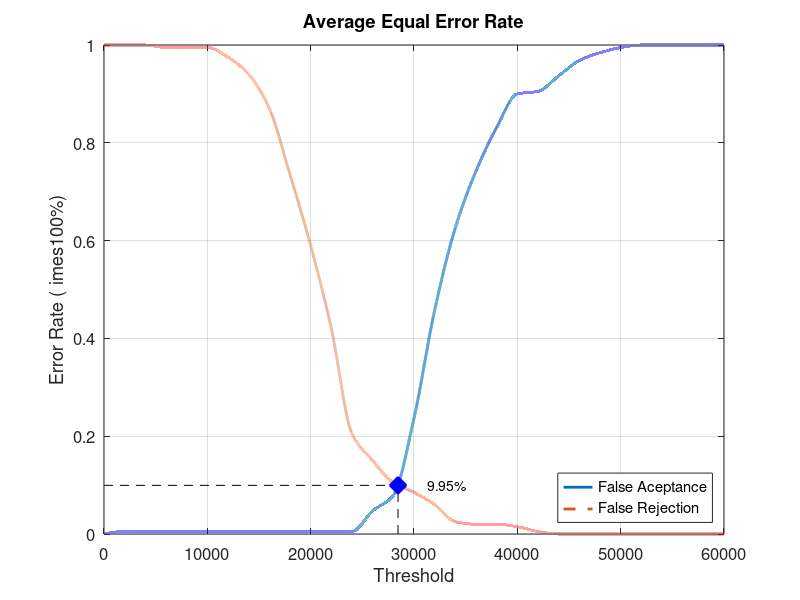
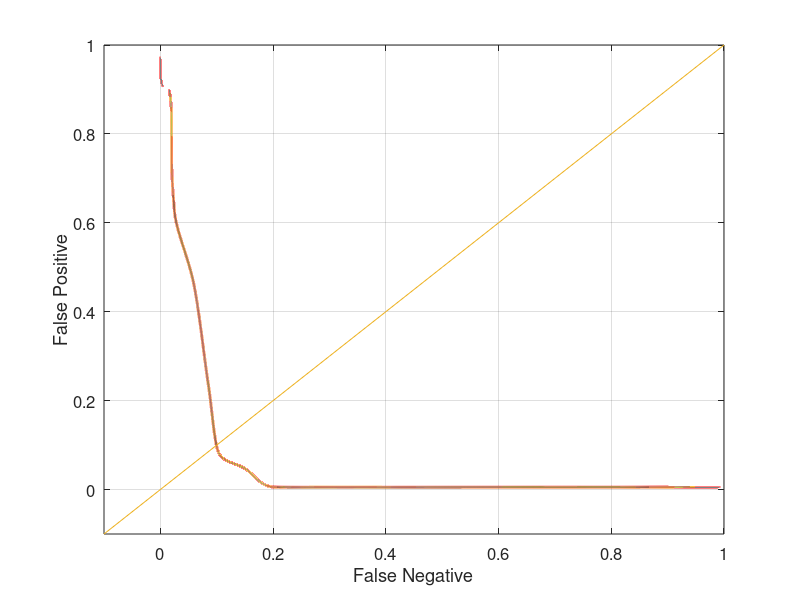

MATLAB code for these plots, in order:
close all;
clear;
clc;
x = 0:2000:60000;
xq = 0:0.5:60000;

y0 = [0 0.00526316 0.00526316 0.00526316 0.00526316 0.00526316 0.00526316 0.00526316 0.00526316 0.00526316 0.00526316 0.00526316 0.00526316 0.0473684 0.0789474 0.236842 0.457895 0.626316 0.742105 0.831579 0.9 0.905263 0.936842 0.968421 0.984211 0.994737 1 1 1 1 1]
yy0 = interp1(x, y0, xq, 'pchip');
y1 = [1 1 1 0.995 0.995 0.995 0.975 0.94 0.87 0.735 0.59 0.42 0.205 0.15 0.105 0.085 0.06 0.025 0.02 0.02 0.015 0.005 0 0 0 0 0 0 0 0 0]
yy1 = interp1(x, y1, xq, 'pchip');

% Calculating EER: 
y2 = abs(y0 - y1);
find(y2 == min(y2))
yy2 = abs(yy0 - yy1);
xEER = find(yy2 == min(yy2));
xEERIndex = xq(xEER) % X-axis EER
yEER = yy0(xEER) % Y-axis EER

main = figure
plot(xq, yy0,'-','LineWidth', 2);	hold on
plot(xq, yy1,'--','LineWidth', 2);	hold on
plot([xEERIndex xEERIndex], [0 yEER], 'k--');	hold on
plot([0 xEERIndex], [yEER yEER], 'k--');	hold on
plot(xEERIndex, yEER, 'bx', 'LineWidth', 10);	hold on
text(xEERIndex + 10 * xEERIndex / 100, yEER, [num2str(round((10000 * yEER)) / 100) '%'])
legend('False Aceptance', 'False Rejection', 'Location', 'SouthEast')
xlabel('Threshold')
ylabel('Error Rate (	imes100%)')
title('Average Equal Error Rate')
set(gca, 'FontSize', 12)
axis([0 60000 0 1])
grid on

print(main, 'Database2_1Main', '-dpng');
FNRxFPR = figure('Color', [1 1 1]);
plot(yy1, yy0, '-', yy1, yy0, 'LineWidth', 2);
hold on
y = -0.1:0.1:1
plot(y, y); 
set(gca, 'FontSize', 12)
xlabel('False Negative')
ylabel('False Positive')
axis([-0.1 1 -0.1 1])
set(gca, 'FontSize', 12)
grid on

print(FNRxFPR, 'Database2_1FNRxFPR','-dpng');
